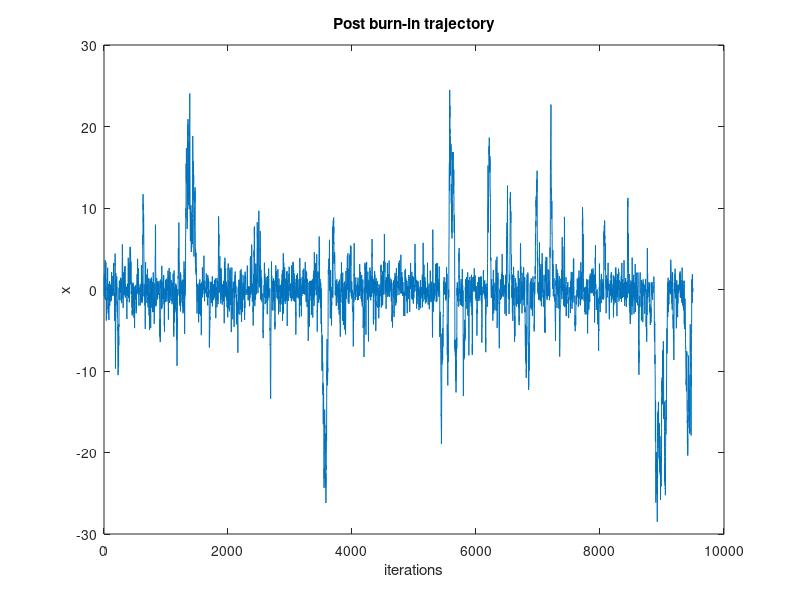
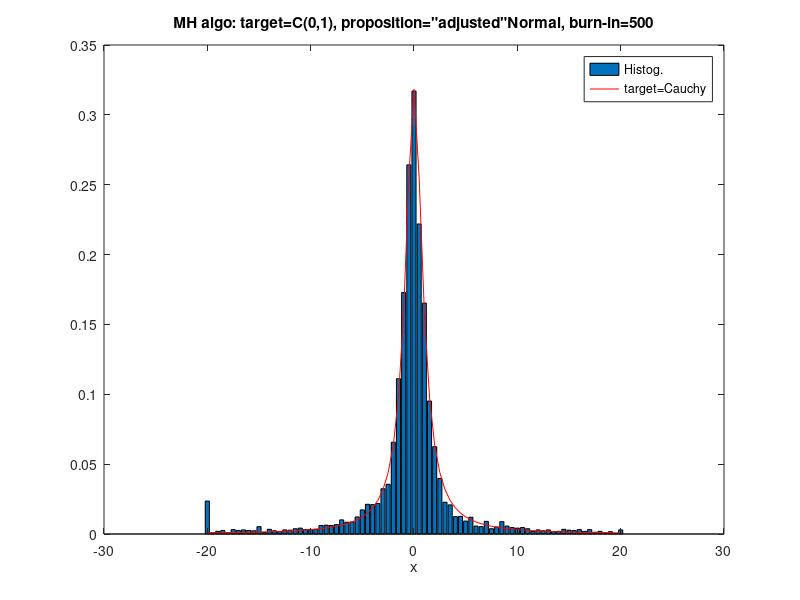

Here is the MATLAB script that generated these plots, in order:


close all;
clear all;

%%%%%%%%%%%%  Inline functions %%%%%%%%%%%%%%%%%%%%%%%%%%%%%%%

%  Cauchy density (without constant terms).
strg='1./(1+x.^2)';
cauchy=inline(strg,'x');

% Gaussian density (without constant terms)
strg='1/sig*exp(-0.5*((x-mu)/sig).^2)';
norm=inline(strg,'x','mu','sig');


%%%%%%%%%%%%%%%%%%%%%%%%%%%%%%%%%%%%%%%%%%%%%%%%%%%%%%%

                  
n=10000 ; % number of iterations
burn=500; % burn-in
sig=2;                  
x=zeros(1,n);    %allocate memory for x             
     
x(1)=randn(1);  % starting point
for i=2:n     
   y=x(i-1)+sig*randn(1); % candidate
   u=rand(1); 
  alpha=min([1,cauchy(y)*norm(x(i-1),y,sig)/(cauchy(x(i-1))*norm(y,x(i-1),sig))]);
   if u<alpha; x(i)=y; % proposal is accepted  so x(t)=y
   else x(i)=x(i-1);   % proposal is refused,  and x(t)=x(t-1)
   end
end
%%%%%%%%%%%%%%%%%%%%%%%%%%%%%%%%%%%%%%%%%%%%%%%%%%%%%%

%%%%%%%%%%  PLOT %%%%%%%%%%%%%%%%%%%%%%%%%%%%%%%%%%%%%%%

figure
plot(x(burn+1:n)) 
xlabel('iterations');ylabel('x');title('Post burn-in trajectory')

%[N,xx]=hist(Y,X) 
figure;
[N, xx]=hist(x(burn+1:n),[-20:0.5:20]); 
bar(xx, N/((n-burn)*0.5)); hold on
plot(xx, 1./(pi.*(1+xx.^2)),'-r');
xlabel('x');title('MH algo: target=C(0,1), proposition="adjusted"Normal, burn-in=500');
legend('Histog.','target=Cauchy')
hold off

%%%%%%%%%%%%%%%%%%%%%%%%%%%%%%%%%%%%%%%%%%%%%%%%%%%%%%%%%%%%%%%%%%%%%%%%%%%%%%%%%%%
